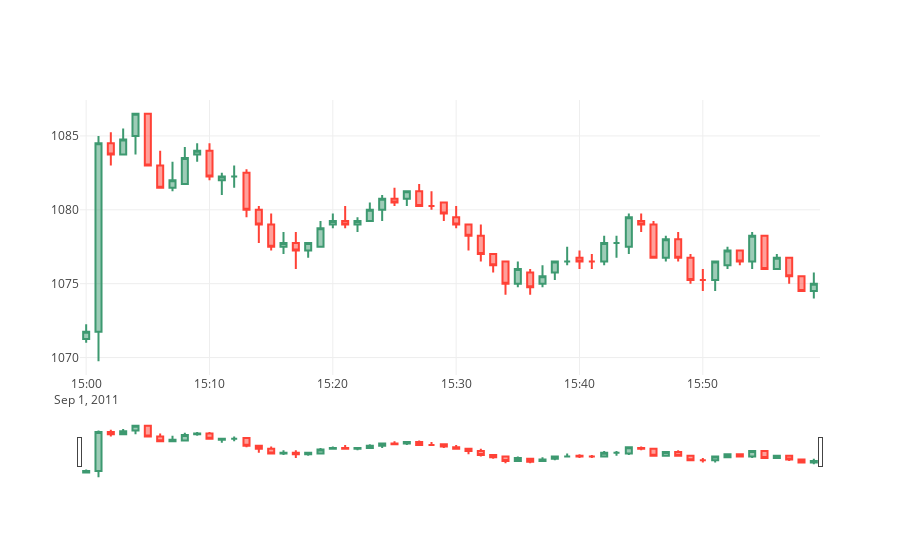

The notebook cell this image was saved under:
### Code cell
chart('2011-09-01', spoose, 15, 60)
